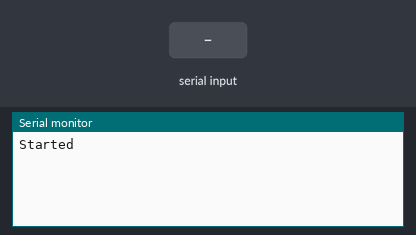
Simulated run of this sketch. Board: Arduino Uno, built with avr-gcc and run on an emulated ATmega328P. Shown: the last lines printed to the serial monitor. The test bench sets the inputs (shaded band).

Above: at 1.2 s.
1.3 s: "BOOP 2" received over the second serial link
At 2.0 s:
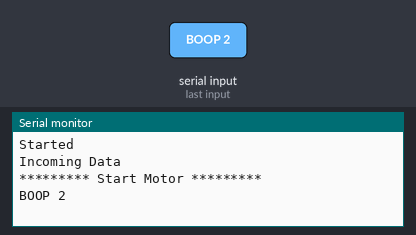
2.8 s: "BOOP 4" received over the second serial link
At 3.7 s:
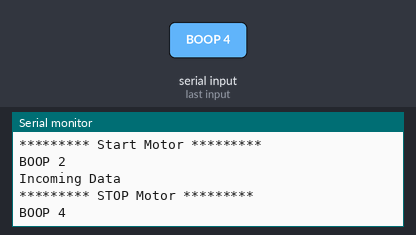
4.3 s: "1" received over the second serial link
At 5.5 s:
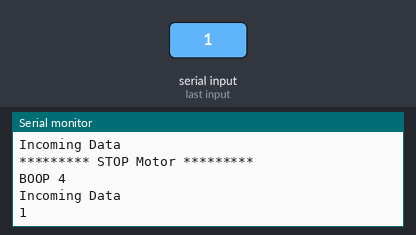

The sketch:

arduinoServer.ino
```cpp
#include "SoftwareSerial.h"
SoftwareSerial serial_connection(0, 1);//Create a serial connection with TX and RX on these pins
#define BUFFER_SIZE 64//This will prevent buffer overruns.
char inData[BUFFER_SIZE];//This is a character buffer where the data sent by the python script will go.
char inChar=-1;//Initialie the first character as nothing
int count=0;//This is the number of lines sent in from the python script
int i=0;//Arduinos are not the most capable chips in the world so I just create the looping variable once
void setup()
{
  Serial.begin(9600);//Initialize communications to the serial monitor in the Arduino IDE
  serial_connection.begin(9600);//Initialize communications with the bluetooth module
  serial_connection.println("Ready!!!");//Send something to just start comms. This will never be seen.
  Serial.println("Started");//Tell the serial monitor that the sketch has started.
}
void loop()
{
  //This will prevent bufferoverrun errors
  byte byte_count=serial_connection.available();//This gets the number of bytes that were sent by the python script
  if(byte_count)//If there are any bytes then deal with them
  {
    Serial.println("Incoming Data");//Signal to the monitor that something is happening
    int first_bytes=byte_count;//initialize the number of bytes that we might handle.
    int remaining_bytes=0;//Initialize the bytes that we may have to burn off to prevent a buffer overrun
    if(first_bytes>=BUFFER_SIZE-1)//If the incoming byte count is more than our buffer...
    {
      remaining_bytes=byte_count-(BUFFER_SIZE-1);//Reduce the bytes that we plan on handleing to below the buffer size
    }
    for(i=0;i<first_bytes;i++)//Handle the number of incoming bytes
    {
      inChar=serial_connection.read();//Read one byte
      inData[i]=inChar;//Put it into a character string(array)
    }
    inData[i]='\0';//This ends the character array with a null character. This signals the end of a string
    if(String(inData)=="BOOP 2")//This could be any motor start string we choose from the python script
    {
      Serial.println("********* Start Motor *********");
    }
    else if(String(inData)=="BOOP 4")//Again this is an arbitrary choice. It would probably be something like: MOTOR_STOP
    {
      Serial.println("********* STOP Motor *********");
    }
    for(i=0;i<remaining_bytes;i++)//This burns off any remaining bytes that the buffer can't handle.
    {
      inChar=serial_connection.read();
    }
    Serial.println(inData);//Print to the monitor what was detected
    serial_connection.println("Hello from Blue "+String(count));//Then send an incrmented string back to the python script
    count++;//Increment the line counter
  }
  serial_connection.println("Hello Karl");
  //Serial.println("Nothing Available");
  //Serial.println("Hello Karl");
  delay(100);//Pause for a moment
}
```

Measured:
- after the input at 1.3 s, the serial monitor: prints a new line after 0.06 s (image 1)
- after the input at 2.8 s, the serial monitor: prints a new line after 0.06 s (image 2)
- after the input at 4.3 s, the serial monitor: prints a new line after 0.05 s (image 3)
